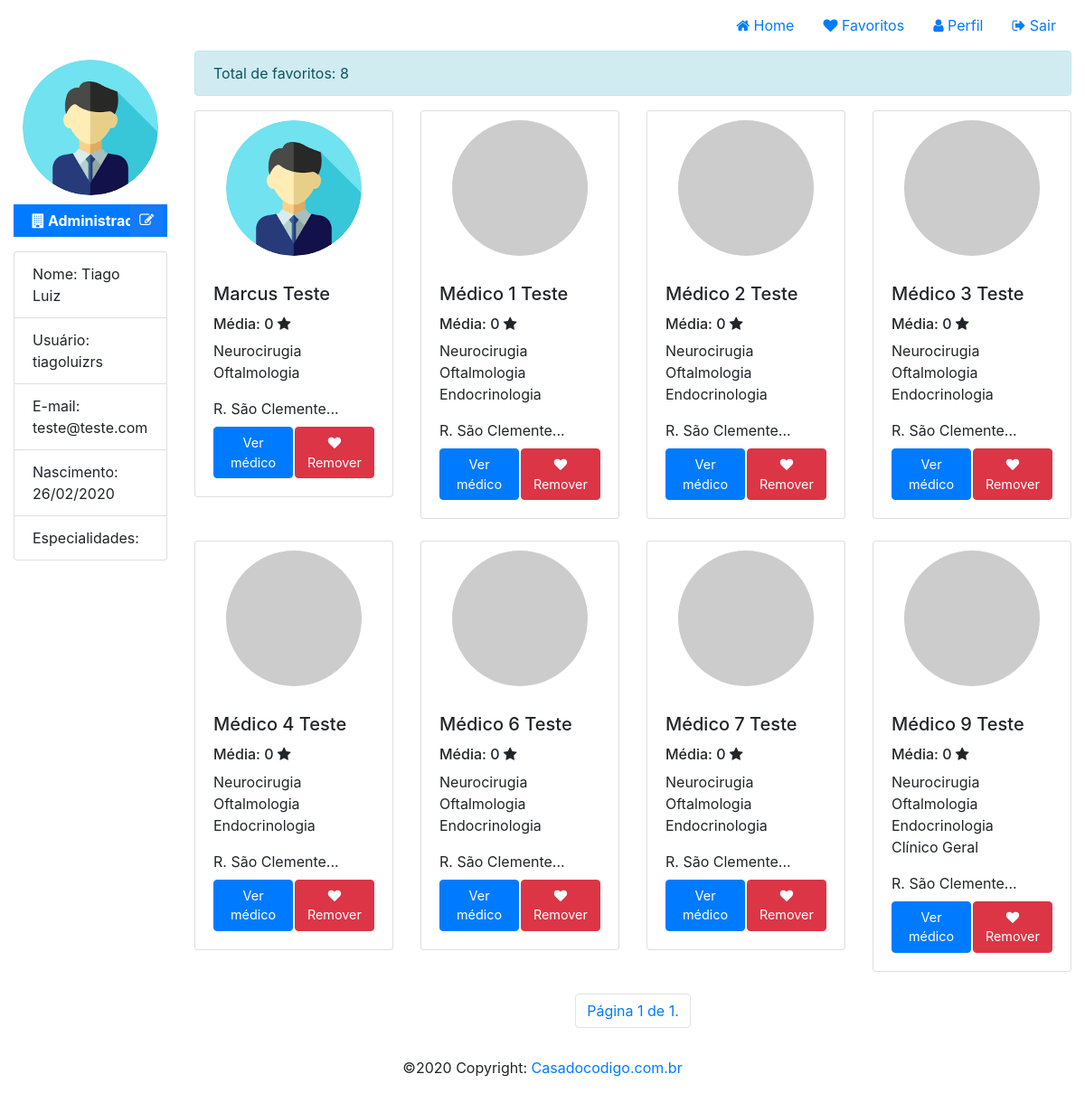
The app's page /profile/ (signed in), older data.
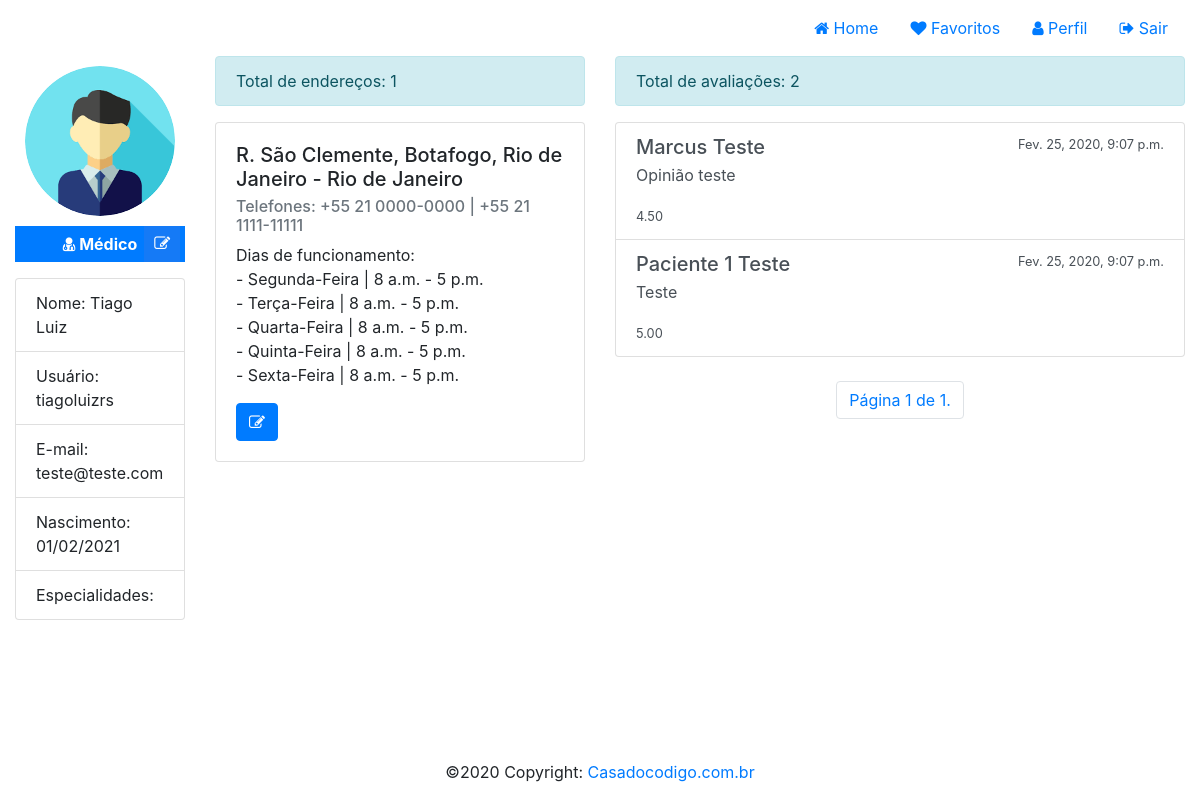
The same page, newer data.
### medicSearch/models/Profile.py (models this page shows, shortened)
class Profile(models.Model):
    user = models.OneToOneField(User, on_delete=models.CASCADE)
    status = models.BooleanField(default=True)
    role = models.IntegerField(choices=ROLE_CHOICE, default=3)
    birthday = models.DateField(default=None, null=True, blank=True)
    created_at = models.DateTimeField(auto_now_add=True)
    updated_at = models.DateTimeField(auto_now=True)
    image = models.ImageField(null=True, blank=True)
    favorites = models.ManyToManyField(User, blank=True, related_name='favorites', verbose_name='Favoritos', help_text="Este campo é destinado aos usuários de perfil paciente.")
    specialties = models.ManyToManyField(Speciality, blank=True, related_name='specialties', verbose_name='Especialidades', help_text="Este campo é destinado aos usuários de perfil médico.")
    addresses = models.ManyToManyField(Address, blank=True, related_name='addresses', verbose_name='Endereços', help_text="Este campo é destinado aos usuários de perfil médico.")
    def show_scoring_average(self):
        from .Rating import Rating
        try:
            ratings = Rating.objects.filter(user_rated=self.user).aggregate(Sum('value'), Count('user'))
            scoring_average = ratings['value__sum'] / ratings['user__count']
            return scoring_average
        except:
            return 0
    def show_favorites(self):
        ids = [result.id for result in self.favorites.all()]
        return Profile.objects.filter(user__id__in=ids)
    def show_ratings(self):
        from .Rating import Rating
        return Rating.objects.filter(user_rated=self.user)

### medicSearch/models/Speciality.py (models this page shows)
class Speciality(models.Model):
    name = models.CharField(null=False, max_length=100)
    status = models.BooleanField(default=True)
    created_at = models.DateTimeField(auto_now_add=True)
    updated_at = models.DateTimeField(auto_now=True)
    def __str__(self):
        return '{}'.format(self.name)

### medicSearch/models/Address.py (models this page shows, shortened)
class Address(models.Model):
    neighborhood = models.ForeignKey(Neighborhood, related_name='neighborhood', on_delete=models.CASCADE)
    name = models.CharField(null=False, max_length=100)
    address = models.CharField(null=False, max_length=255)
    latitude = models.DecimalField(max_digits=9, decimal_places=7)
    longitude = models.DecimalField(max_digits=9, decimal_places=7)
    opening_time = models.TimeField()
    closing_time = models.TimeField()
    days_week = models.ManyToManyField(DayWeek, blank=True, related_name='days_week')
    phone = models.CharField(null=True, blank=True, max_length=50)
    status = models.BooleanField(default=True)
    created_at = models.DateTimeField(auto_now_add=True)
    updated_at = models.DateTimeField(auto_now=True)

### medicSearch/models/Neighborhood.py (models this page shows, shortened)
class Neighborhood(models.Model):
    city = models.ForeignKey(City, blank="False", related_name='city', on_delete=models.CASCADE)
    name = models.CharField(null=False, max_length=20)
    status = models.BooleanField(default=True)
    created_at = models.DateTimeField(auto_now_add=True)
    updated_at = models.DateTimeField(auto_now=True)

### medicSearch/models/City.py (models this page shows)
class City(models.Model):
    state = models.ForeignKey(State, blank="False", related_name='state', on_delete=models.CASCADE)
    name = models.CharField(null=False, max_length=20)
    status = models.BooleanField(default=True)
    created_at = models.DateTimeField(auto_now_add=True)
    updated_at = models.DateTimeField(auto_now=True)
    def __str__(self):
        return '{} - {}'.format(self.name, self.state.name)

### medicSearch/models/State.py (models this page shows, shortened)
class State(models.Model):
    name = models.CharField(null=False, max_length=20)
    status = models.BooleanField(default=True)
    created_at = models.DateTimeField(auto_now_add=True)
    updated_at = models.DateTimeField(auto_now=True)

### medicSearch/models/DayWeek.py (models this page shows, shortened)
class DayWeek(models.Model):
    name = models.CharField(null=False, max_length=20)
    status = models.BooleanField(default=True)
    created_at = models.DateTimeField(auto_now_add=True)
    updated_at = models.DateTimeField(auto_now=True)

### medicSearch/models/Rating.py (models this page shows, shortened)
class Rating(models.Model):
    user = models.ForeignKey(User, related_name='avaliou', on_delete=models.CASCADE)
    user_rated = models.ForeignKey(User, related_name='avaliado', on_delete=models.CASCADE)
    value = models.DecimalField(max_digits=5, decimal_places=2)
    opinion = RichTextUploadingField(null=True, blank=True)
    status = models.BooleanField(default=True)
    created_at = models.DateTimeField(auto_now_add=True, null=True)
    updated_at = models.DateTimeField(auto_now=True, null=True)

### medicSearch/views/ProfileView.py (the view)
def list_profile_view(request, id=None):
    profile = None
    if id is None and request.user.is_authenticated:
        profile = Profile.objects.filter(user=request.user).first()
    elif id is not None and request.user.is_authenticated:
        profile = Profile.objects.filter(user__id=id).first()
    elif not request.user.is_authenticated:
        return redirect(to='/')
    favorites = profile.show_favorites()
    if len(favorites) > 0:
        paginator = Paginator(favorites, 8)
        page = request.GET.get('page')
        favorites = paginator.get_page(page)
    ratings = profile.show_ratings()
    if len(ratings) > 0:
        paginator = Paginator(ratings, 8)
        page = request.GET.get('page')
        ratings = paginator.get_page(page)
    context = {
        'profile': profile,
        'favorites': favorites,
        'ratings': ratings
    }
    return render(request, template_name='profile/profile.html', context=context, status=200)

### medicSearch/templates/profile/profile.html (shortened to what the changed rows need)
{% extends "base.html" %}
{% load static %}
{% block styles %}<link rel="stylesheet" href="{% static 'css/profile.css' %}">{% endblock %}
{% block content %}
<div id="content">
    <div class="container-fluid">
        <div class="row">
            <div class="col-xs-12 col-md-2" id="profile-area">
                <div id="image-profile" style="background-image: url('/media/{{profile.image}}');"></div>
                {% if profile.role == 1 %}
                <p class="badge badge-primary text-center" id="badge-role"><i class="fa fa-building"></i> Administrador</p>
                {% elif profile.role == 2 %}
                <p class="badge badge-primary text-center" id="badge-role"><i class="fa fa-user-md"></i> Médico</p>
                {% else %}
                <p class="badge badge-primary text-center" id="badge-role"><i class="fa fa-user"></i> Paciente</p>
                {% endif %}
                {% if profile.user.id == request.user.id %}
                <a id="icon-edit" href="/profile/edit"><i class="fa fa-edit"></i></a>
                {% endif %}
                <ul class="list-group">
                    <li class="list-group-item">Nome: {{profile.user.get_full_name | default:"Sem nome"}}</li>
                    <li class="list-group-item">Usuário: {{profile.user.username | default:"Sem usuário"}}</li>
                    <li class="list-group-item">E-mail: {{profile.user.email | default:"Sem e-mail"}}</li>
                    <li class="list-group-item">Nascimento: {{profile.birthday | date:'d/m/Y' | default:"Sem data"}}</li>
                    <li class="list-group-item">Especialidades: {{ profile.specialties.all | join:", " }}</li>
                </ul>
            </div>
            {% if profile.role == 1 or profile.role == 3 %}
            <div class="col-xs-12 col-md-10" id="favorites-area">
                <div class="alert alert-info">Total de favoritos: {{favorites | length}}</div>
                <div class="row">
                    {% for favorite in favorites %}
                    <div class="col-xs-12 col-md-3 col-lg-3">
                        <div class="card mb-4">
                            <div class="image-circle" style="background-image: url('/media/{{favorite.image}}');"></div>
                            <div class="card-body">
                                <h5 class="card-title">{{favorite.user.get_full_name}}</h5>
                                <h6>Média: {{favorite.show_scoring_average}} <i class="fa fa-star"></i></h6>
                                <ul class="specialties">
                                    {% for speciality in favorite.specialties.all %}
                                    <li>{{speciality}}</li>
                                    {% endfor %}
                                </ul>
                                <div class="address mb-2">
                                    {{favorite.addresses.first.address | default:"Nenhum endereço." | slice:":15"}}...
                                </div>
                                <a href="/profile/{{favorite.id}}" class="btn btn-primary btn-card">Ver médico</a>
                                {% if user.is_authenticated %}
                                <form method="POST" action="/medic/favorite/remove">
                                    <button type="submit" class="btn btn-danger btn-card"><i class="fa fa-heart"></i> Remover</button>
                                </form>
                                {% endif %}
                            </div>
                        </div>
                    </div>
                    {% endfor %}
                </div>
                <div class="row">
                    <nav aria-label="Page navigation" class="navigation">
                      <ul class="pagination">
                          <li class="page-item"><a class="page-link" href="#">Página {{ favorites.number }} de {{ favorites.paginator.num_pages }}.</a></li>
                      </ul>
                    </nav>
                </div>
            </div>
            {% else %}
            <div class="col-xs-12 col-md-4" id="addresses-area">
                <div class="alert alert-info">Total de endereços: {{profile.addresses.all | length}}</div>
                <div class="row">
                    {% for address in profile.addresses.all %}
                    <div class="col-xs-12 col-md-12">
                        <div class="card mb-3">
                          <div class="card-body">
                            <h5 class="card-title">{{address.address}}, {{address.neighborhood.name}}, {{address.neighborhood.city}}</h5>
                            <h6 class="card-subtitle mb-2 text-muted">Telefones: {{address.phone}}</h6>
                            <ul id="days">
                                <li>Dias de funcionamento:</li>
                                {% for day in address.days_week.all %}
                                <li>- {{day.name}} | {{address.opening_time}} - {{address.closing_time}}</li>
                                {% endfor %}
                            </ul>
                            {% if profile.user.id == request.user.id %}
                            <a href="/address/{{address.id}}" class="btn btn-primary"><i class="fa fa-edit"></i></a>
                            {% endif %}
                          </div>
                        </div>
                    </div>
                    {% endfor %}
                </div>
            </div>
            <div class="col-xs-12 col-md-6" id="ratings-area">
                <div class="alert alert-info">Total de avaliações: {{ratings | length}}</div>
                <div class="row mb-4">
                    <div class="col-xs-12 col-md-12">
                        <ul class="list-group">
                          {% for rating in ratings %}
                            <li href="#" class="list-group-item list-group-item-action">
                                <div class="content d-flex justify-content-between">
                                  <h5 class="mb-1">{{rating.user.get_full_name}}</h5>
                                  <small>{{rating.created_at}}</small>
                                </div>
                                {{rating.opinion | safe}}
                                <small>{{rating.value}}</small>
                              </li>
                            {% endfor %}
                        </ul>
                    </div>
                </div>
                <div class="row">
                    <nav aria-label="Page navigation" class="navigation">
                      <ul class="pagination">
                          <li class="page-item"><a class="page-link" href="#">Página {{ ratings.number }} de {{ ratings.paginator.num_pages }}.</a></li>
                      </ul>
                    </nav>
                </div>
            </div>
            {% endif %}
        </div>
    </div>
</div>
{% endblock %}

Row changes from the older to the newer data that the page shows:
no longer on this page (row edited): Profile: image (picture), user.get_full_name "Marcus Teste", show_scoring_average "0", addresses.first.address "R. São Clemente"
no longer on this page (row unchanged): Speciality: name "Neurocirugia"
no longer on this page (row unchanged): Speciality: name "Oftalmologia"
no longer on this page (row unchanged): Profile: user.get_full_name "Médico 1 Teste", show_scoring_average "0", addresses.first.address "R. São Clemente"
no longer on this page (row unchanged): Speciality: name "Endocrinologia"
no longer on this page (row edited): Profile: user.get_full_name "Médico 2 Teste", show_scoring_average "0", addresses.first.address "R. São Clemente"
no longer on this page (row unchanged): Profile: user.get_full_name "Médico 3 Teste", show_scoring_average "0", addresses.first.address "R. São Clemente"
no longer on this page (row unchanged): Profile: user.get_full_name "Médico 4 Teste", show_scoring_average "0", addresses.first.address "R. São Clemente"
no longer on this page (row unchanged): Profile: user.get_full_name "Médico 6 Teste", show_scoring_average "0", addresses.first.address "R. São Clemente"
no longer on this page (row unchanged): Profile: user.get_full_name "Médico 7 Teste", show_scoring_average "0", addresses.first.address "R. São Clemente"
no longer on this page (row unchanged): Profile: user.get_full_name "Médico 9 Teste", show_scoring_average "0", addresses.first.address "R. São Clemente"
no longer on this page (row unchanged): Speciality: name "Clínico Geral", shown under "Médico 9 Teste"
changed Profile "Tiago Luiz": role 1 → 2 (drawn); birthday "26/02/2020" → "01/02/2021"; addresses.all|length (not shown) → "1"
now on this page (row edited): Address: address "R. São Clemente", neighborhood.name "Botafogo", neighborhood.city "Rio de Janeiro - Rio de Janeiro", phone "+55 21 0000-0000 | +55 21 1111-11111", opening_time "8 a.m.", closing_time "5 p.m."
now on this page (row edited): DayWeek: name "Segunda-Feira"
added DayWeek: name "Terça-Feira"
added DayWeek: name "Quarta-Feira"
added DayWeek: name "Quinta-Feira"
added DayWeek: name "Sexta-Feira"
now on this page (row edited): Rating: user.get_full_name "Marcus Teste", created_at "Fev. 25, 2020, 9:07 p.m.", opinion "Opinião teste", value "4.50"
now on this page (row edited): Rating: user.get_full_name "Paciente 1 Teste", created_at "Fev. 25, 2020, 9:07 p.m.", opinion "Teste", value "5.00"
Text that changed along with them:
{{ ratings | length }}: (not shown) → "2"
{{ ratings.number }}: (not shown) → "1"
{{ ratings.paginator.num_pages }}: (not shown) → "1"
{{ favorites | length }}: "8" → (not shown)
{{ favorites.number }}: "1" → (not shown)
{{ favorites.paginator.num_pages }}: "1" → (not shown)
text no longer shown: "Administrador Total de favoritos:"
text now shown: "Médico Total de endereços: Total de avaliações:"
